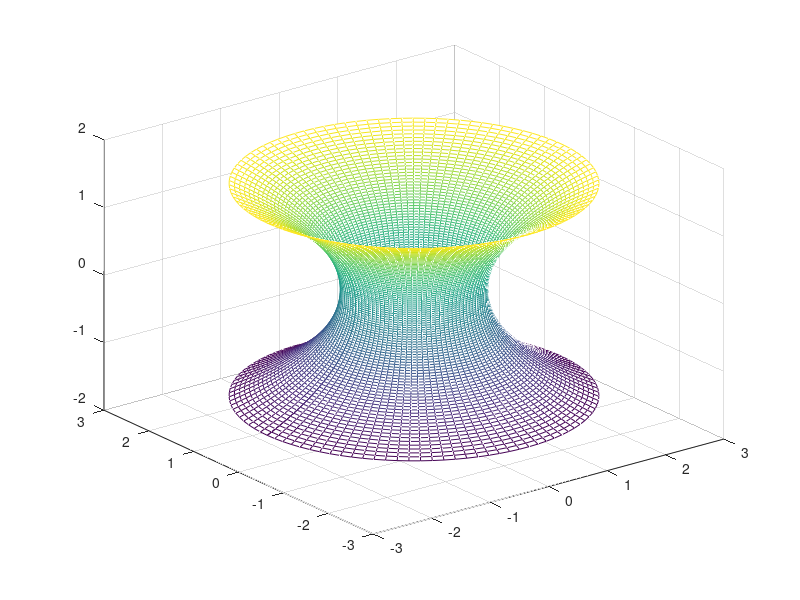

This chart was generated by the following MATLAB code:
u = linspace(-pi,pi,100);
v = linspace(-pi/2,pi/2,100);
[mU,mV]=meshgrid(u,v);



alpha = pi/2;  %spune unghiu
mX=cos(alpha)*sinh(mV).*sin(mU)+sin(alpha)*cosh(mV).*cos(mU);
mY=-cos(alpha)*sinh(mV).*cos(mU)+sin(alpha)*cosh(mV).*sin(mU);
mZ=mU*cos(alpha)+mV*sin(alpha);
mesh(mX,mY,mZ);
